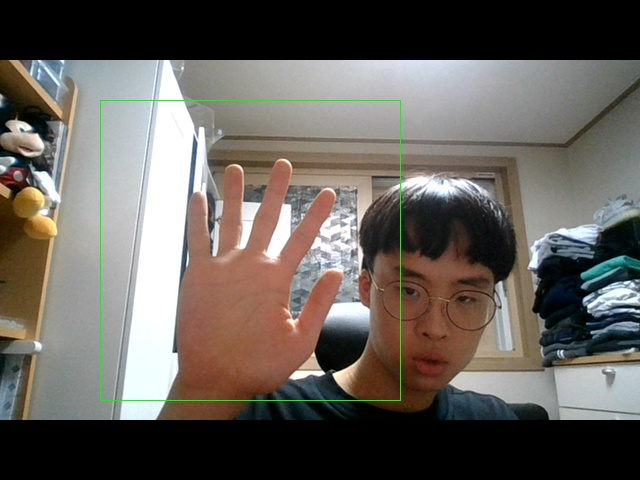
#> input picture img/img1.jpeg, 640 x 480 px, given in place of the camera
$ python test1.py
#> lines starting #> are read from the running program, lines starting #| are printed output that depends on the picture; after the words box and inside, x2 and y2 are one past the last pixel; in counts of white or black regions, pixels touching at a corner belong together
import cv2
import numpy as np
import math

cam = cv2.VideoCapture(0)

while(cam.isOpened()):
    ret , img = cam.read()
#> img is the input picture: shape (480, 640, 3); mean B, G, R 90.7, 96.7, 101.8

    cv2.rectangle(img, (600,600), (100,100), (0,255,0),0)
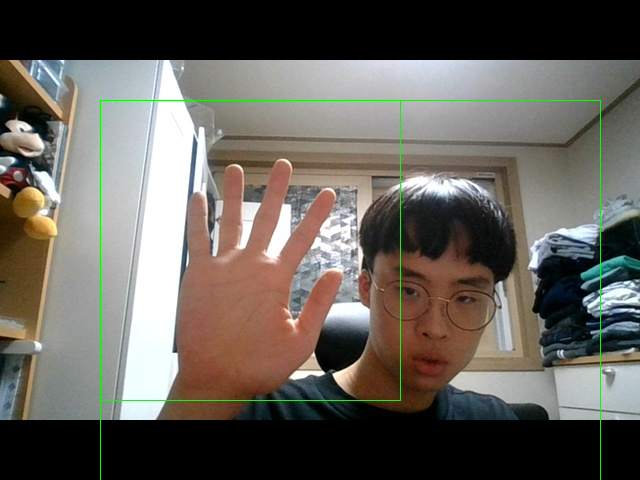
#> img: shape (480, 640, 3); 0.41% of pixels changed, all inside (x1, y1, x2, y2) = (100, 100, 601, 480)
    crop_img = img[100:600,100:600]
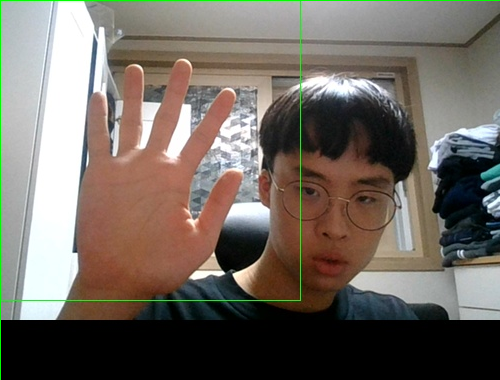
#> crop_img: shape (380, 500, 3); mean B, G, R 97.3, 105.7, 113.4

    grey = cv2.cvtColor(crop_img,cv2.COLOR_BGR2GRAY)
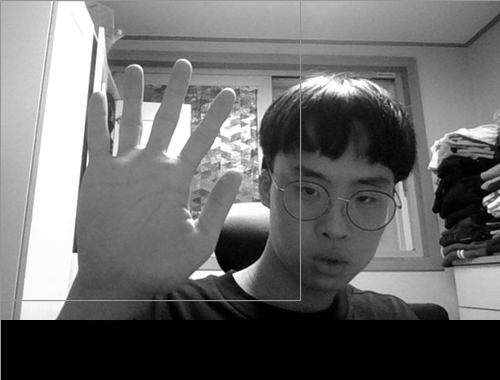
#> grey: shape (380, 500); min 0, max 255, mean 107.1

    gaussianBlurred = cv2.GaussianBlur(grey,(35, 35),0)
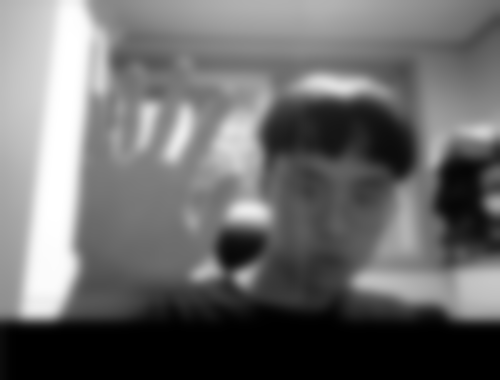
#> gaussianBlurred: shape (380, 500); min 0, max 255, mean 107.1

    #THRESH_BINARY_INV -> 반전
    #THRESH_OTSU -> 임계값 자동으로 계산
    _, thresh1 = cv2.threshold(gaussianBlurred,157,235,cv2.THRESH_BINARY_INV+cv2.THRESH_OTSU)
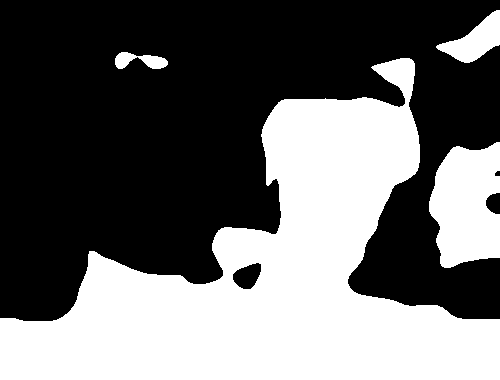
#> thresh1: shape (380, 500); values 0 (black) and 235 (white), 41.3% white; 4 white regions, box (x1, y1, x2, y2) and area: (0, 58, 500, 380) 69303, (429, 142, 500, 268) 6961, (436, 10, 500, 63) 1588, (115, 52, 168, 69) 525

    cv2.imshow('test1',thresh1)
    cv2.imshow('test2',grey)
    end_out_key = cv2.waitKey(1)
#> (key Esc is pressed here)
    if end_out_key == 27:
        break

$ run again, on img/img2.jpeg
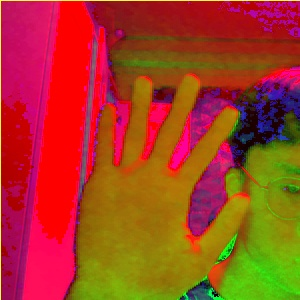
#> input picture img/img2.jpeg, 300 x 300 px, given in place of the camera
#> img is the input picture: shape (300, 300, 3); mean B, G, R 34.3, 63.1, 164.9
#> img: shape (300, 300, 3); 0.44% of pixels changed, all inside (x1, y1, x2, y2) = (100, 100, 300, 300)
#> `gaussianBlurred = cv2.GaussianBlur(grey,(35, 35),0)`:
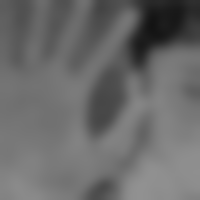
#> gaussianBlurred: shape (200, 200); min 19, max 145, mean 106.3
#> `_, thresh1 = cv2.threshold(gaussianBlurred,157,235,cv2.THRESH_BINARY_I..`:
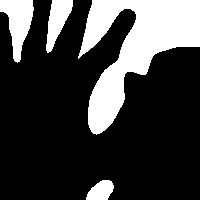
#> thresh1: shape (200, 200); values 0 (black) and 235 (white), 24.2% white; 4 white regions, box (x1, y1, x2, y2) and area: (78, 0, 200, 135) 7324, (0, 0, 34, 63) 1169, (46, 0, 73, 53) 769, (86, 180, 114, 200) 401

$ run again, on img/img3.jpeg
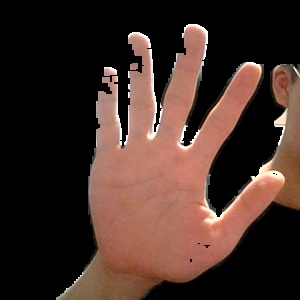
#> input picture img/img3.jpeg, 300 x 300 px, given in place of the camera
#> img is the input picture: shape (300, 300, 3); mean B, G, R 39.5, 46.3, 67.6
#> img: shape (300, 300, 3); 0.44% of pixels changed, all inside (x1, y1, x2, y2) = (100, 100, 300, 300)
#> `gaussianBlurred = cv2.GaussianBlur(grey,(35, 35),0)`:
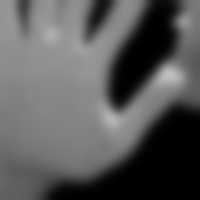
#> gaussianBlurred: shape (200, 200); min 0, max 192, mean 89
#> `_, thresh1 = cv2.threshold(gaussianBlurred,157,235,cv2.THRESH_BINARY_I..`:
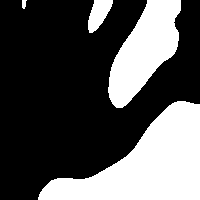
#> thresh1: shape (200, 200); values 0 (black) and 235 (white), 32.7% white; 4 white regions, box (x1, y1, x2, y2) and area: (38, 101, 200, 200) 8203, (108, 0, 181, 108) 4356, (88, 0, 113, 33) 502, (22, 0, 27, 9) 34

$ run again, on img/img4.jpeg
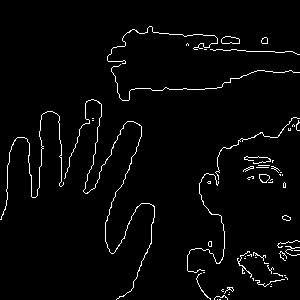
#> input picture img/img4.jpeg, 300 x 300 px, given in place of the camera
#> img is the input picture: shape (300, 300, 3); min 0, max 255, mean 7.3
#> `cv2.rectangle(img, (600,600), (100,100), (0,255,0),0)`:
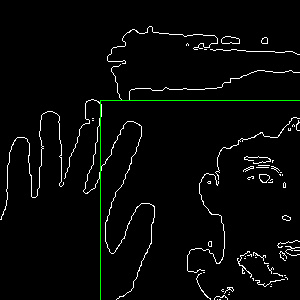
#> img: shape (300, 300, 3); 0.44% of pixels changed, all inside (x1, y1, x2, y2) = (100, 100, 300, 300)
#> `_, thresh1 = cv2.threshold(gaussianBlurred,157,235,cv2.THRESH_BINARY_I..`:
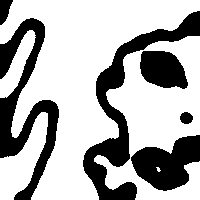
#> thresh1: shape (200, 200); values 0 (black) and 235 (white), 69.2% white; 6 black regions, box (x1, y1, x2, y2) and area: (83, 11, 200, 200) 4292, (0, 18, 59, 200) 3902, (131, 135, 200, 191) 2386, (140, 51, 188, 89) 1396, (0, 0, 13, 25) 211, (180, 112, 193, 124) 121
